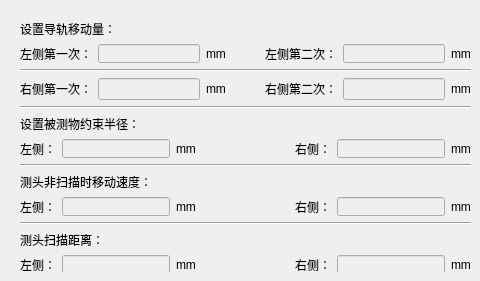
     <widget class="QWidget" name="tab_14">
      <attribute name="title">
       <string>工步3</string>
      </attribute>
      <widget class="QWidget" name="layoutWidget_17">
       <property name="geometry">
        <rect>
         <x>20</x>
         <y>20</y>
         <width>451</width>
         <height>252</height>
        </rect>
       </property>
       <layout class="QVBoxLayout" name="verticalLayout_13">
        <item>
         <layout class="QVBoxLayout" name="verticalLayout_67">
          <item>
           <widget class="QLabel" name="label_364">
            <property name="text">
             <string>设置导轨移动量：</string>
            </property>
           </widget>
          </item>
          <item>
           <layout class="QHBoxLayout" name="horizontalLayout_84">
            <item>
             <widget class="QLabel" name="label_365">
              <property name="text">
               <string>左侧第一次：</string>
              </property>
             </widget>
            </item>
            <item>
             <widget class="QLineEdit" name="VerticalLeftRunFirst_StepThree">
              <property name="enabled">
               <bool>false</bool>
              </property>
              <property name="text">
               <string/>
              </property>
             </widget>
            </item>
            <item>
             <widget class="QLabel" name="label_366">
              <property name="text">
               <string>mm</string>
              </property>
             </widget>
            </item>
            <item>
             <spacer name="horizontalSpacer_73">
              <property name="orientation">
               <enum>Qt::Horizontal</enum>
              </property>
              <property name="sizeHint" stdset="0">
               <size>
                <width>40</width>
                <height>20</height>
               </size>
              </property>
             </spacer>
            </item>
            <item>
             <widget class="QLabel" name="label_367">
              <property name="text">
               <string>左侧第二次：</string>
              </property>
             </widget>
            </item>
            <item>
             <widget class="QLineEdit" name="VerticalLeftRunSecond_StepThree">
              <property name="enabled">
               <bool>false</bool>
              </property>
              <property name="text">
               <string/>
              </property>
             </widget>
            </item>
            <item>
             <widget class="QLabel" name="label_368">
              <property name="text">
               <string>mm</string>
              </property>
             </widget>
            </item>
           </layout>
          </item>
         </layout>
        </item>
        <item>
         <widget class="Line" name="line_42">
          <property name="orientation">
           <enum>Qt::Horizontal</enum>
          </property>
         </widget>
        </item>
        <item>
         <layout class="QHBoxLayout" name="horizontalLayout_85">
          <item>
           <widget class="QLabel" name="label_369">
            <property name="text">
             <string>右侧第一次：</string>
            </property>
           </widget>
          </item>
          <item>
           <widget class="QLineEdit" name="VerticalRightRunFirst_StepThree">
            <property name="enabled">
             <bool>false</bool>
            </property>
            <property name="text">
             <string/>
            </property>
           </widget>
          </item>
          <item>
           <widget class="QLabel" name="label_370">
            <property name="text">
             <string>mm</string>
            </property>
           </widget>
          </item>
          <item>
           <spacer name="horizontalSpacer_74">
            <property name="orientation">
             <enum>Qt::Horizontal</enum>
            </property>
            <property name="sizeHint" stdset="0">
             <size>
              <width>40</width>
              <height>20</height>
             </size>
            </property>
           </spacer>
          </item>
          <item>
           <widget class="QLabel" name="label_371">
            <property name="text">
             <string>右侧第二次：</string>
            </property>
           </widget>
          </item>
          <item>
           <widget class="QLineEdit" name="VerticalRightRunSecond_StepThree">
            <property name="enabled">
             <bool>false</bool>
            </property>
            <property name="text">
             <string/>
            </property>
           </widget>
          </item>
          <item>
           <widget class="QLabel" name="label_372">
            <property name="text">
             <string>mm</string>
            </property>
           </widget>
          </item>
         </layout>
        </item>
        <item>
         <widget class="Line" name="line_43">
          <property name="orientation">
           <enum>Qt::Horizontal</enum>
          </property>
         </widget>
        </item>
        <item>
         <layout class="QVBoxLayout" name="verticalLayout_68">
          <item>
           <widget class="QLabel" name="label_373">
            <property name="text">
             <string>设置被测物约束半径：</string>
            </property>
           </widget>
          </item>
          <item>
           <layout class="QHBoxLayout" name="horizontalLayout_86">
            <item>
             <widget class="QLabel" name="label_374">
              <property name="text">
               <string>左侧：</string>
              </property>
             </widget>
            </item>
            <item>
             <widget class="QLineEdit" name="VerticalLeftRestrictRadius_StepThree">
              <property name="enabled">
               <bool>false</bool>
              </property>
              <property name="text">
               <string/>
              </property>
             </widget>
            </item>
            <item>
             <widget class="QLabel" name="label_375">
              <property name="text">
               <string>mm</string>
              </property>
             </widget>
            </item>
            <item>
             <spacer name="horizontalSpacer_75">
              <property name="orientation">
               <enum>Qt::Horizontal</enum>
              </property>
              <property name="sizeHint" stdset="0">
               <size>
                <width>40</width>
                <height>20</height>
               </size>
              </property>
             </spacer>
            </item>
            <item>
             <widget class="QLabel" name="label_376">
              <property name="text">
               <string>右侧：</string>
              </property>
             </widget>
            </item>
            <item>
             <widget class="QLineEdit" name="VerticalRightRestrictRadius_StepThree">
              <property name="enabled">
               <bool>false</bool>
              </property>
              <property name="text">
               <string/>
              </property>
             </widget>
            </item>
            <item>
             <widget class="QLabel" name="label_377">
              <property name="text">
               <string>mm</string>
              </property>
             </widget>
            </item>
           </layout>
          </item>
         </layout>
        </item>
        <item>
         <widget class="Line" name="line_44">
          <property name="orientation">
           <enum>Qt::Horizontal</enum>
          </property>
         </widget>
        </item>
        <item>
         <layout class="QVBoxLayout" name="verticalLayout_69">
          <item>
           <widget class="QLabel" name="label_378">
            <property name="text">
             <string>测头非扫描时移动速度：</string>
            </property>
           </widget>
          </item>
          <item>
           <layout class="QHBoxLayout" name="horizontalLayout_87">
            <item>
             <widget class="QLabel" name="label_379">
              <property name="text">
               <string>左侧：</string>
              </property>
             </widget>
            </item>
            <item>
             <widget class="QLineEdit" name="VerticalLeftCameraNoScanSpeed_StepThree">
              <property name="enabled">
               <bool>false</bool>
              </property>
              <property name="text">
               <string/>
              </property>
             </widget>
            </item>
            <item>
             <widget class="QLabel" name="label_380">
              <property name="text">
               <string>mm</string>
              </property>
             </widget>
            </item>
            <item>
             <spacer name="horizontalSpacer_76">
              <property name="orientation">
               <enum>Qt::Horizontal</enum>
              </property>
              <property name="sizeHint" stdset="0">
               <size>
                <width>40</width>
                <height>20</height>
               </size>
              </property>
             </spacer>
            </item>
            <item>
             <widget class="QLabel" name="label_381">
              <property name="text">
               <string>右侧：</string>
              </property>
             </widget>
            </item>
            <item>
             <widget class="QLineEdit" name="VerticalRightCameraNoScanSpeed_StepThree">
              <property name="enabled">
               <bool>false</bool>
              </property>
              <property name="text">
               <string/>
              </property>
             </widget>
            </item>
            <item>
             <widget class="QLabel" name="label_382">
              <property name="text">
               <string>mm</string>
              </property>
             </widget>
            </item>
           </layout>
          </item>
         </layout>
        </item>
        <item>
         <widget class="Line" name="line_17">
          <property name="orientation">
           <enum>Qt::Horizontal</enum>
          </property>
         </widget>
        </item>
        <item>
         <layout class="QVBoxLayout" name="verticalLayout_70">
          <item>
           <widget class="QLabel" name="label_383">
            <property name="text">
             <string>测头扫描距离：</string>
            </property>
           </widget>
          </item>
          <item>
           <layout class="QHBoxLayout" name="horizontalLayout_88">
            <item>
             <widget class="QLabel" name="label_384">
              <property name="text">
               <string>左侧：</string>
              </property>
             </widget>
            </item>
            <item>
             <widget class="QLineEdit" name="VerticalLeftCameraScan_StepThree">
              <property name="enabled">
               <bool>false</bool>
              </property>
              <property name="text">
               <string/>
              </property>
             </widget>
            </item>
            <item>
             <widget class="QLabel" name="label_385">
              <property name="text">
               <string>mm</string>
              </property>
             </widget>
            </item>
            <item>
             <spacer name="horizontalSpacer_77">
              <property name="orientation">
               <enum>Qt::Horizontal</enum>
              </property>
              <property name="sizeHint" stdset="0">
               <size>
                <width>40</width>
                <height>20</height>
               </size>
              </property>
             </spacer>
            </item>
            <item>
             <widget class="QLabel" name="label_386">
              <property name="text">
               <string>右侧：</string>
              </property>
             </widget>
            </item>
            <item>
             <widget class="QLineEdit" name="VerticalRightCameraScan_StepThree">
              <property name="enabled">
               <bool>false</bool>
              </property>
              <property name="text">
               <string/>
              </property>
             </widget>
            </item>
            <item>
             <widget class="QLabel" name="label_387">
              <property name="text">
               <string>mm</string>
              </property>
             </widget>
            </item>
           </layout>
          </item>
         </layout>
        </item>
       </layout>
      </widget>
     </widget>
